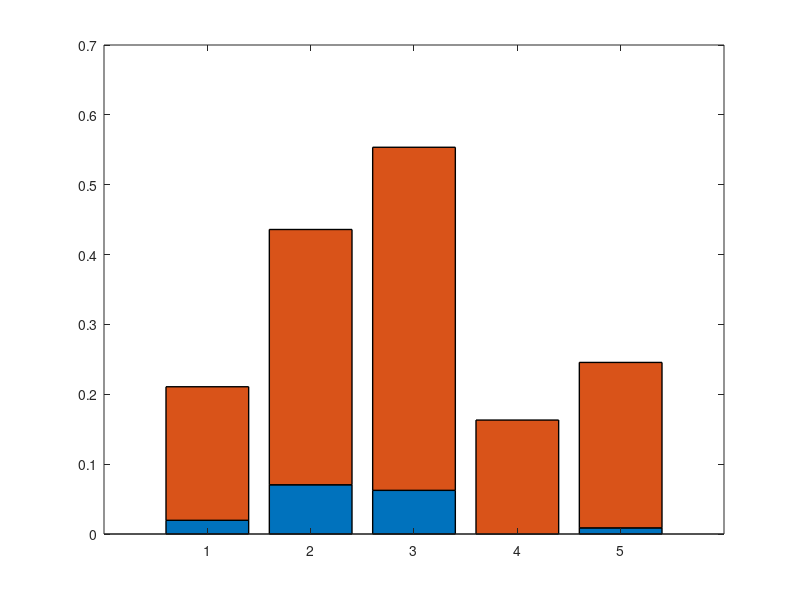

MATLAB code for this plot: (Note: this script raises an error after producing the figure.)
close all
figure('Color','w','Position',[200,200,240,180]);

ratio=[0.0196,0.1912;...
    0.0705,0.3654;...
    0.0625,0.4911;...
    0,0.1631;...
    0.0088,0.2368];

bh=bar(ratio,'stacked','LineWidth',1);
bh(1).FaceColor='k';
bh(2).FaceColor='w';
xlim([0.5,5.5]);
set(gca,'XTick',[]);
ylabel('Ratio of neuron');